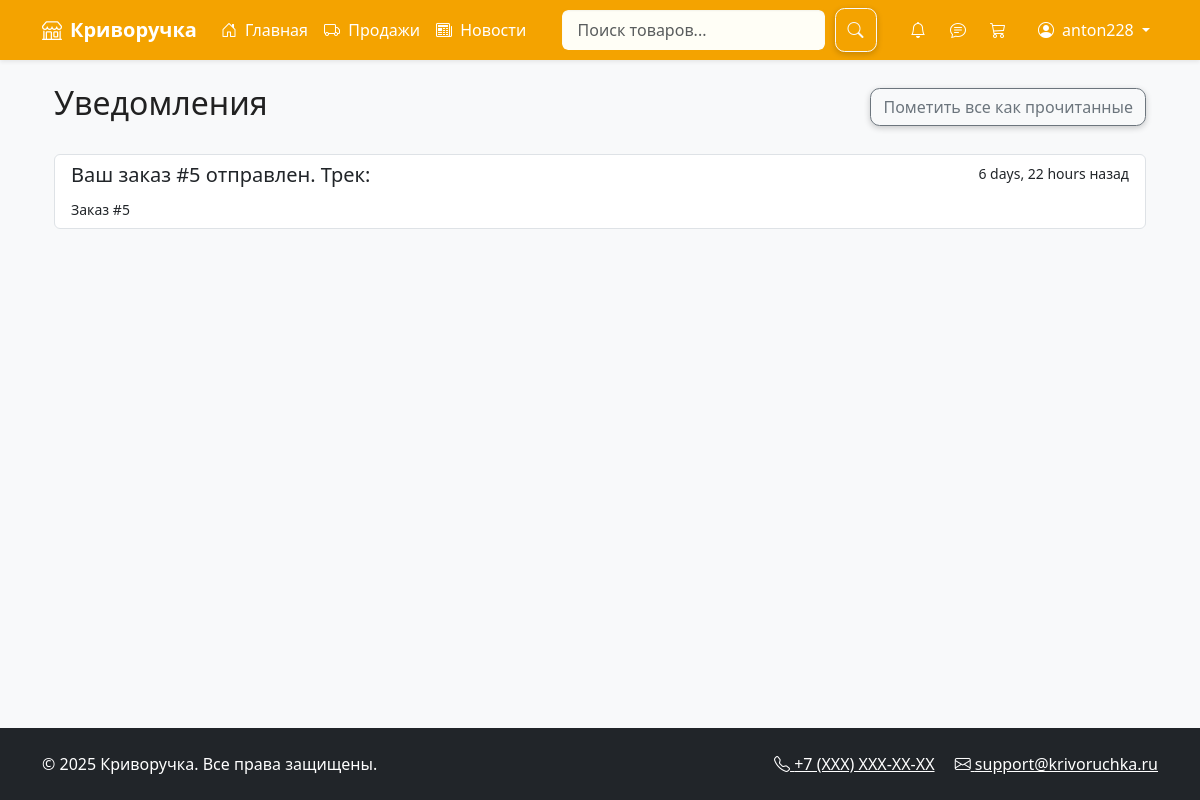
/notifications/ (signed in), run on an earlier commit of the app's database.
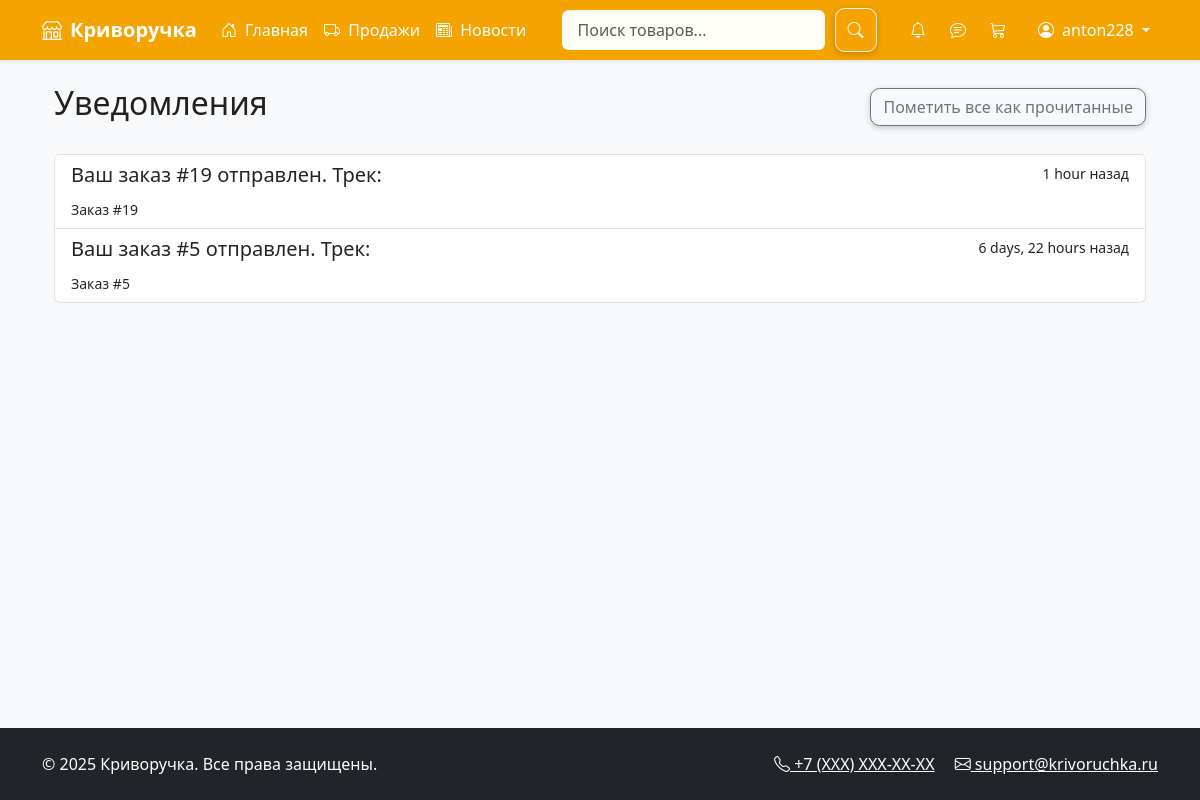
And on a later commit of the database.
### marketplace/models.py (models this page shows, shortened)
class Notification(models.Model):
    user = models.ForeignKey(User, on_delete=models.CASCADE, related_name='notifications')
    message = models.TextField()
    is_read = models.BooleanField(default=False)
    created_at = models.DateTimeField(auto_now_add=True)
    order = models.ForeignKey(Order, on_delete=models.CASCADE, null=True, blank=True)
    class Meta:
        ordering = ['-created_at']

class Order(models.Model):
    PENDING = 'pending'
    SHIPPED = 'shipped'
    DELIVERED = 'delivered'
    STATUS_CHOICES = [
        (PENDING, 'В обработке'),
        (SHIPPED, 'Отправлено'),
        (DELIVERED, 'Доставлено'),
    ]
    user = models.ForeignKey(User, on_delete=models.CASCADE)
    products = models.ManyToManyField('Product', through='OrderItem')  # Изменили items на products
    total_price = models.DecimalField(max_digits=10, decimal_places=2)
    address = models.TextField()
    status = models.CharField(max_length=20, choices=STATUS_CHOICES, default=PENDING)
    created_at = models.DateTimeField(auto_now_add=True)
    updated_at = models.DateTimeField(auto_now=True)
    tracking_number = models.CharField(max_length=50, blank=True, null=True)

### marketplace/views.py (the view)
# urls.py: path('notifications/', views.notifications, name='notifications'),
@login_required
def notifications(request):
    notifications = request.user.notifications.all()
    request.user.notifications.filter(is_read=False).update(is_read=True)
    return render(request, 'marketplace/notifications.html', {'notifications': notifications})

### marketplace/context_processors.py (called while the page is built)
def unread_notifications(request):
    if request.user.is_authenticated:
        return {
            'unread_count': request.user.notifications.filter(is_read=False).count()
        }
    return {}

def unread_chats(request):
    if not request.user.is_authenticated:
        return {}
    unread_count = Message.objects.filter(
        chat__order__order_items__seller=request.user,
        is_read=False
    ).exclude(
        sender=request.user
    ).count()
    return {'unread_chats_count': unread_count}

### marketplace/views.py (called while the page is built)
def base_context(request):
    if request.user.is_authenticated:
        return {'cart_items_count': Cart.objects.filter(user=request.user).count()}
    return {}

### templates/marketplace/notifications.html (shortened to what this page needs)
{% extends 'marketplace/base.html' %}
{% block content %}
<div class="container mt-4">
    <div class="d-flex justify-content-between align-items-center mb-4">
        <h2>Уведомления</h2>
        <a href="{% url 'mark_all_notifications_read' %}" class="btn btn-outline-secondary">
            Пометить все как прочитанные
        </a>
    </div>
    {% if notifications %}
    <div class="list-group">
        {% for notification in notifications %}
        <a href="{% if notification.order %}{% url 'order_detail' notification.order.id %}{% else %}#{% endif %}"
           class="list-group-item list-group-item-action {% if not notification.is_read %}list-group-item-primary{% endif %}">
            <div class="d-flex w-100 justify-content-between">
                <h5 class="mb-1">{{ notification.message }}</h5>
                <small>{{ notification.created_at|timesince }} назад</small>
            </div>
            {% if notification.order %}
            <div class="d-flex justify-content-between align-items-center mt-2">
                <small>Заказ #{{ notification.order.id }}</small>
            </div>
            {% endif %}
        </a>
        {% endfor %}
    </div>
    {% else %}
    <div class="alert alert-info">
        У вас нет новых уведомлений
    </div>
    {% endif %}
</div>
{% endblock %}

What changed in the data, as far as the page shows it:
added Notification: message "Ваш заказ #19 отправлен. Трек:", created_at "1 hour", order.id "19"
